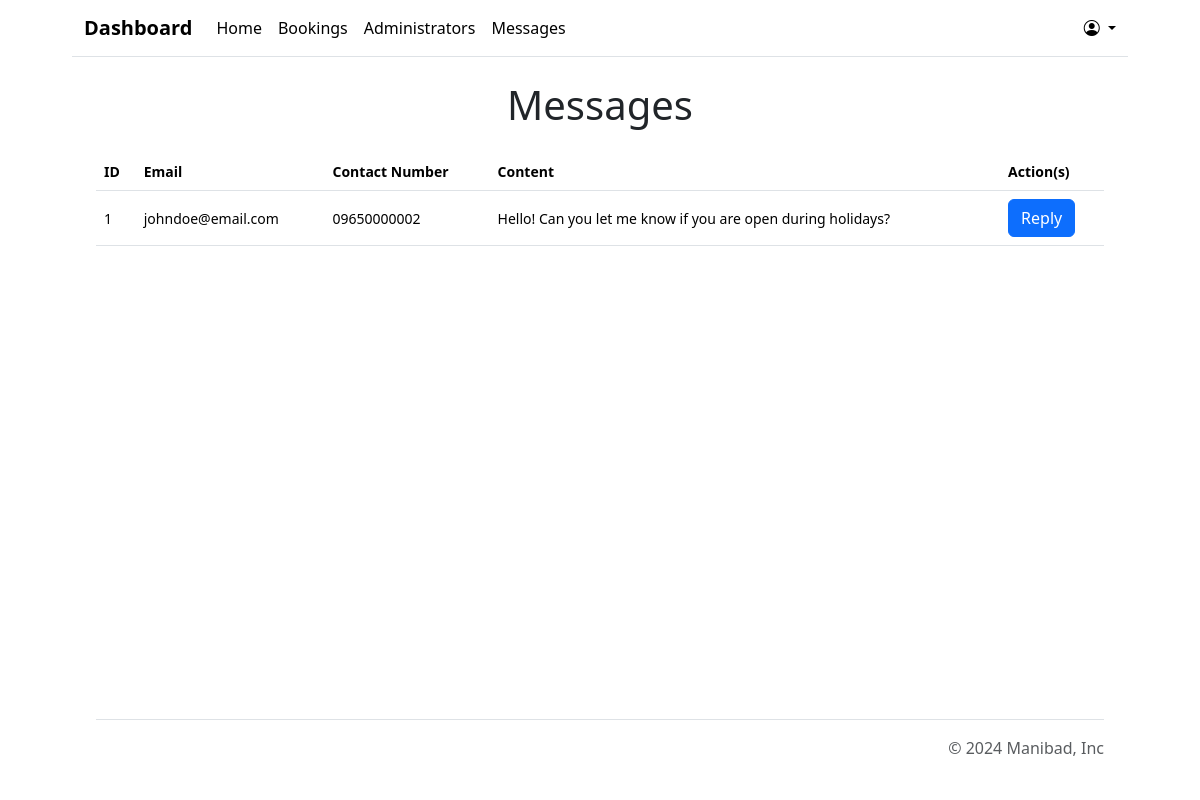
Page /admin/messages.php (signed in) on the committed database.
### tables this page shows
CREATE TABLE Messages (
    id INT AUTO_INCREMENT PRIMARY KEY,
    name VARCHAR(100) NOT NULL,
    email VARCHAR(255) NOT NULL,
    contact_number VARCHAR(20),
    content TEXT NOT NULL,
    created_at TIMESTAMP DEFAULT CURRENT_TIMESTAMP
);

### admin/messages.php (the view, shortened to what this page needs)
<?php
include '../shared/connect.php';
$select_messages = $conn->prepare("SELECT * FROM `messages`");
$select_messages->execute();
$table_body = '';
if ($select_messages->rowCount() > 0) {
  while ($message = $select_messages->fetch(PDO::FETCH_ASSOC)) {
    $table_body .= <<<HTML
      <tr>
        <td class="align-middle">{$message['id']}</td>
        <td class="align-middle">{$message['email']}</td>
        <td class="align-middle">{$message['contact_number']}</td>
        <td class="align-middle">{$message['content']}</td>
        <td class="align-middle">
        <form action="mailto:{$message['email']}" method="post" enctype="text/plain">
          <input type="submit" class="btn btn-primary" value="Reply">
        </form>
        </td>
      </tr>
    HTML;
  }
} else {
  $table_body = '<p>No adminstrators!</p>';
}
$content = <<<HTML
  <div class="container">
   <h1 class="display-6 text-center my-4">Messages</h1>
  <div class="table-responsive small">
    <table class="table table-md">
      <thead>
        <tr>
        <th scope="col">ID</th>
        <th scope="col">Email</th>
        <th scope="col">Contact Number</th>
        <th scope="col">Content</th>
        <th scope="col">Action(s)</th>
        </tr>
      </thead>
      <tbody>$table_body</tbody>
    </table>
  </div>
  </div>
HTML;
include 'template.php';

### admin/template.php (style rules this page uses)
.parent-container { max-width: 1080px; height: 100vh; }

### rows in the picture
messages: id "1", email "johndoe@email.com", contact_number "09650000002", content "Hello! Can you let me know if you are open during holidays?"
